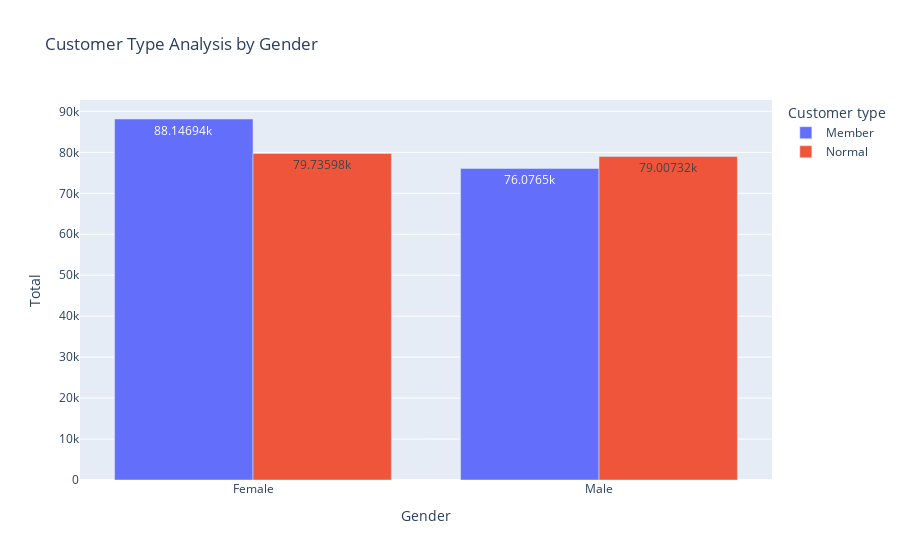

The notebook cell this image was saved under:
### Code cell
px.bar(data_frame=CTAG, x='Gender', y='Total', color='Customer type', title="Customer Type Analysis by Gender", text_auto=True, barmode='group')

### Figure 1 — Plotly figure (JSON) as saved in the notebook; plotly's stock layout.template omitted (floating-point values rounded to 4 significant figures)
{"data": [{"alignmentgroup": "True", "hovertemplate": "Customer type=Member<br>Gender=%{x}<br>Total=%{y}<extra></extra>", "legendgroup": "Member", "marker": {"color": "#636efa", "pattern": {"shape": ""}}, "name": "Member", "offsetgroup": "Member", "orientation": "v", "showlegend": true, "textposition": "auto", "texttemplate": "%{y}", "type": "bar", "x": ["Female", "Male"], "xaxis": "x", "y": [88150.0, 76080.0], "yaxis": "y"}, {"alignmentgroup": "True", "hovertemplate": "Customer type=Normal<br>Gender=%{x}<br>Total=%{y}<extra></extra>", "legendgroup": "Normal", "marker": {"color": "#EF553B", "pattern": {"shape": ""}}, "name": "Normal", "offsetgroup": "Normal", "orientation": "v", "showlegend": true, "textposition": "auto", "texttemplate": "%{y}", "type": "bar", "x": ["Female", "Male"], "xaxis": "x", "y": [79740.0, 79010.0], "yaxis": "y"}], "layout": {"barmode": "group", "legend": {"title": {"text": "Customer type"}, "tracegroupgap": 0}, "title": {"text": "Customer Type Analysis by Gender"}, "xaxis": {"anchor": "y", "domain": [0, 1], "title": {"text": "Gender"}}, "yaxis": {"anchor": "x", "domain": [0, 1], "title": {"text": "Total"}}}}
